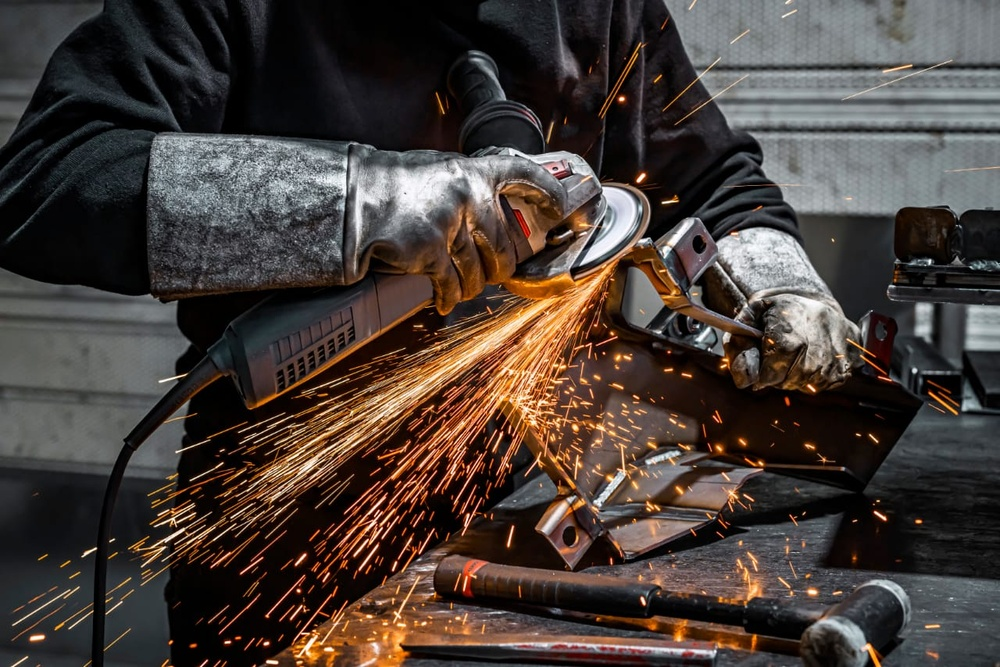
//> input picture photos/spark_test.jpeg, 1000 x 667 px, shrunk from 1280 x 854 before the run
$ ./cpp_glass_to_glass_profiler ../photos/spark_test.jpeg   (built with g++ and OpenCV 4)
//> lines starting //> are read from the running program, lines starting //| are printed output that depends on the picture
//> further down, img is the input picture: 667 rows x 1000 cols, CV_8UC3; mean B, G, R 56.4, 61.5, 71.6
#include <opencv2/opencv.hpp>
#include <iostream>
#include <vector>
#include <cmath>
#include <algorithm>

extern "C" {

/**
 * Extracts 14-element cumulative feature vector (v14):
 * [0..11]: 12D baseline features (Edge, Area, Depth, Crystal, Phase, Lightness, Darkness, Opacity, Contrast, Variance, Moment)
 * [12]   : Normalized Spatial Rotation Angle (normRotation)
 * [13]   : Chromatic Saturation Depth (saturationIndex)
 */
void extract14ElementFeatureVector(
    const unsigned char* imageData,
    int width,
    int height,
    int channels,
    float* outputVector
) {
//> called with width = 1000, height = 667, channels = 3
    if (!imageData || width <= 0 || height <= 0 || !outputVector) {
        return;
    }

    cv::Mat imagePatch(height, width, (channels == 3) ? CV_8UC3 : CV_8UC1, const_cast<unsigned char*>(imageData));
    cv::Mat gray;
    if (channels == 3) {
        cv::cvtColor(imagePatch, gray, cv::COLOR_BGR2GRAY);
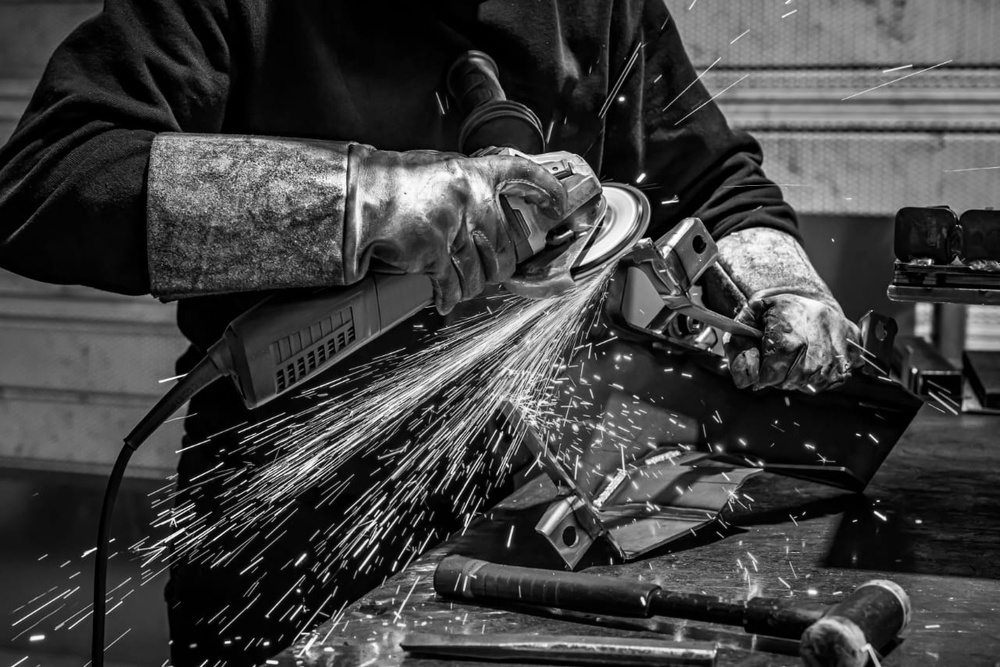
//> gray: 667 rows x 1000 cols, CV_8UC1; min 0, max 255, mean 63.9
    } else {
        gray = imagePatch;
    }

    // 1..12: Baseline vector extractions
    cv::Mat edges;
    cv::Canny(gray, edges, 50, 150);
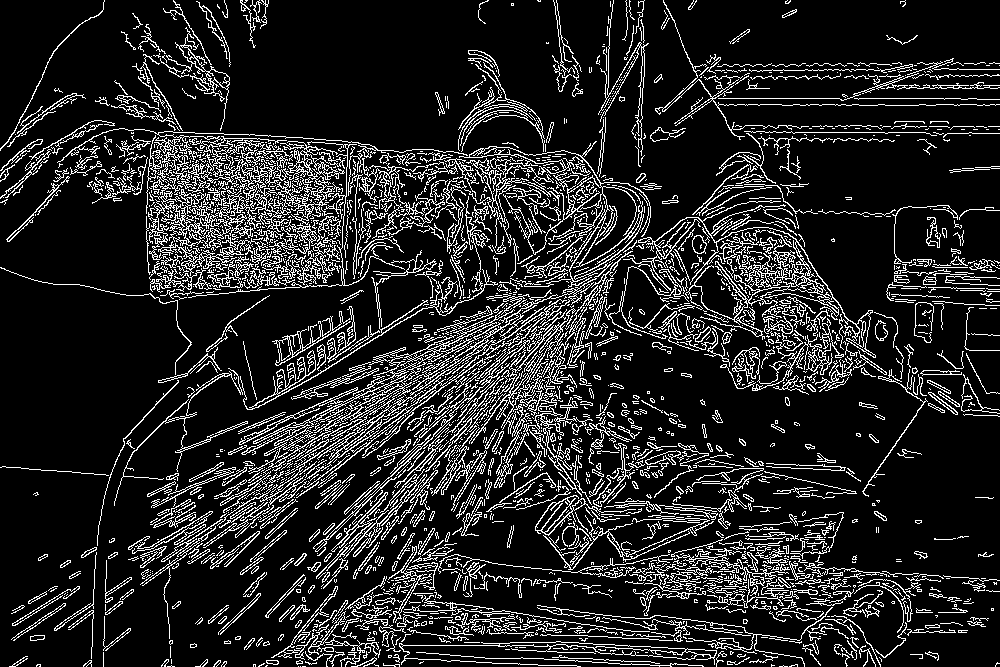
//> edges: 667 rows x 1000 cols, CV_8UC1; 14.5% white in thin lines or dots
    float edge1D = static_cast<float>(cv::countNonZero(edges)) / (width * height);
//> edge1D = 0.145

    cv::Scalar meanVal, stdDev;
    cv::meanStdDev(gray, meanVal, stdDev);
//> meanVal = Scalar(63.91); stdDev = Scalar(56.89)
    float lightness = static_cast<float>(meanVal[0]) / 255.0f;
//> lightness = 0.251
    float densityVariance = static_cast<float>(stdDev[0]) / 255.0f;
//> densityVariance = 0.223

    // Baseline calculations
    float area2D = edge1D * 1.2f;
//> area2D = 0.174
    float depth3D = lightness * 0.8f;
//> depth3D = 0.201
    float crystalPrimary = lightness * 0.95f;
//> crystalPrimary = 0.238
    float crystalSecondary = densityVariance * 0.5f;
//> crystalSecondary = 0.112
    float phasePeriodicity = 0.5f;
    float darkness = 1.0f - lightness;
//> darkness = 0.749
    float opacityIndex = lightness * (1.0f - densityVariance);
//> opacityIndex = 0.195
    float localContrast = densityVariance * 2.0f;
//> localContrast = 0.446
    float structuralMoment = lightness * densityVariance;
//> structuralMoment = 0.0559

    // 13. Spatial Rotation Angle (derived from central moments)
    cv::Moments m = cv::moments(gray, false);
//> m = moments, m00 42629458, centre m10/m00, m01/m00 = (549.4, 321)
    float rotationAngle = static_cast<float>(0.5 * std::atan2(2 * m.mu11, m.mu20 - m.mu02));
//> rotationAngle = -0.192
    float normRotation = (rotationAngle + static_cast<float>(M_PI) / 2.0f) / static_cast<float>(M_PI);
//> normRotation = 0.439

    // Safety guard against NaN or boundary overrun
    if (std::isnan(normRotation)) {
        normRotation = 0.5f;
    } else {
        normRotation = std::clamp(normRotation, 0.0f, 1.0f);
    }

    // 14. Chromatic Saturation Depth (HSV space conversion)
    float saturationIndex = 0.0f;
    if (channels == 3) {
        cv::Mat hsv;
        cv::cvtColor(imagePatch, hsv, cv::COLOR_BGR2HSV);
//> hsv: 667 rows x 1000 cols, CV_8UC3; mean H, S, V 62.9, 89.2, 74.8
        std::vector<cv::Mat> hsvPlanes;
        cv::split(hsv, hsvPlanes);
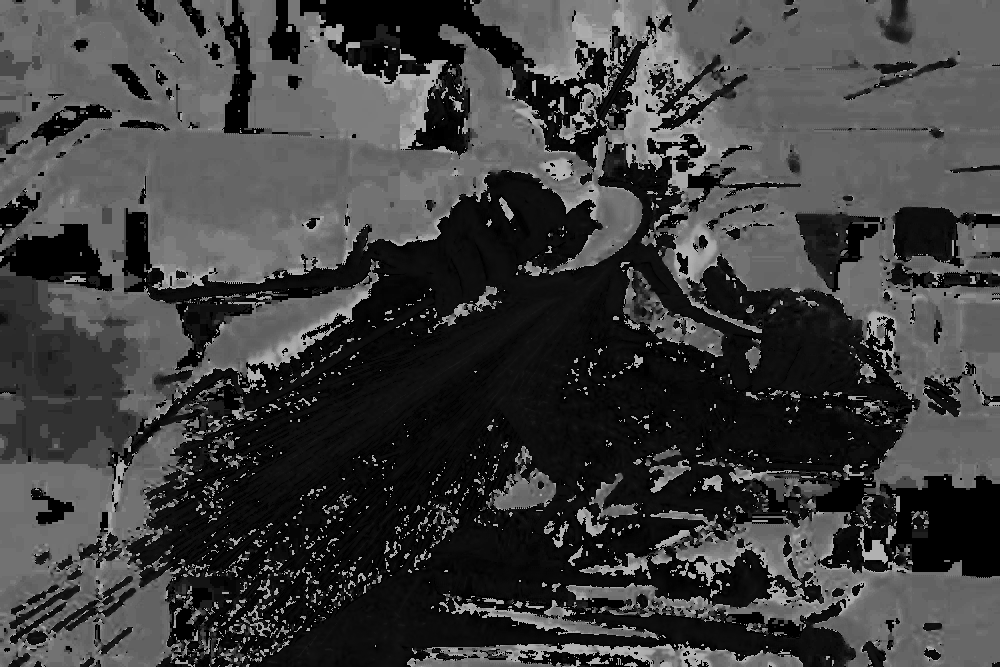
//> hsvPlanes[0]: 667 rows x 1000 cols, CV_8UC1; min 0, max 179, mean 62.9
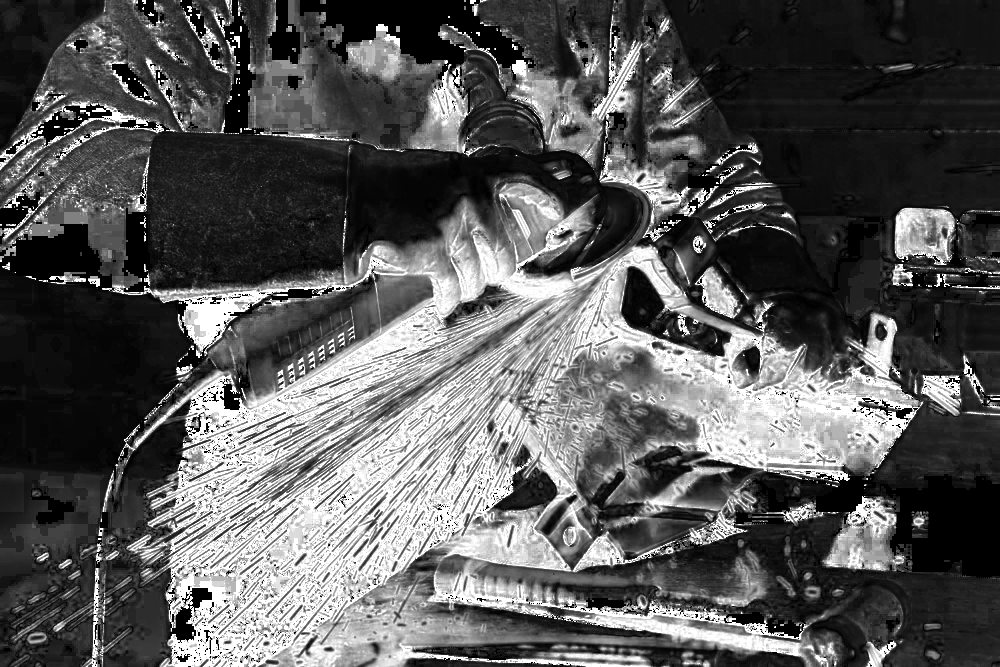
//> hsvPlanes[1]: 667 rows x 1000 cols, CV_8UC1; min 0, max 255, mean 89.2
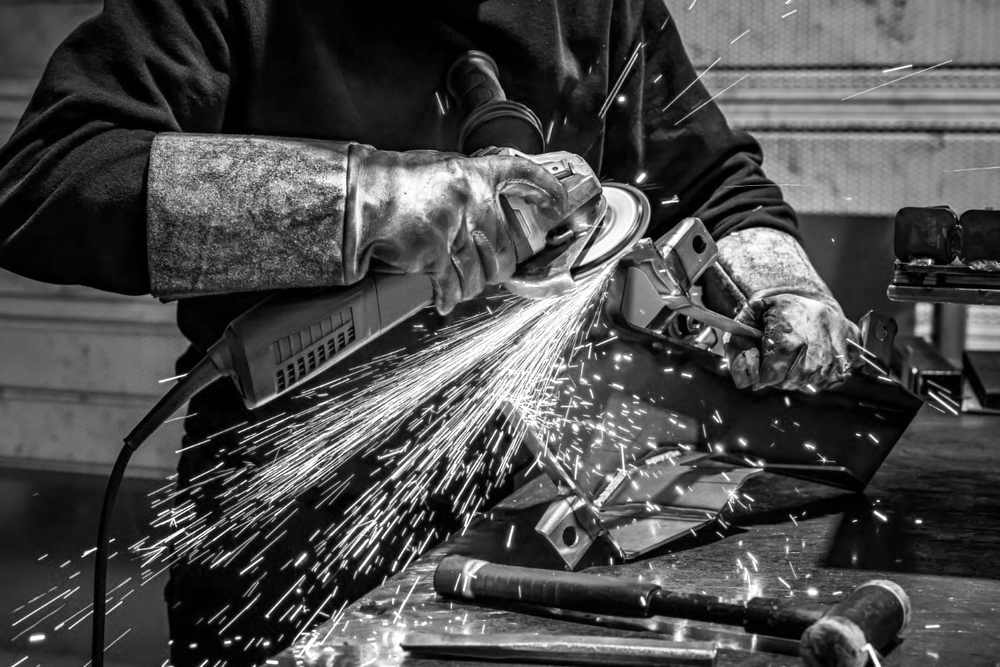
//> hsvPlanes[2]: 667 rows x 1000 cols, CV_8UC1; min 0, max 255, mean 74.8
        saturationIndex = static_cast<float>(cv::mean(hsvPlanes[1])[0]) / 255.0f;
//> saturationIndex = 0.35
    }
    saturationIndex = std::clamp(saturationIndex, 0.0f, 1.0f);

    // Populate output buffer
    outputVector[0]  = edge1D;
    outputVector[1]  = area2D;
    outputVector[2]  = depth3D;
    outputVector[3]  = crystalPrimary;
    outputVector[4]  = crystalSecondary;
    outputVector[5]  = phasePeriodicity;
    outputVector[6]  = lightness;
    outputVector[7]  = darkness;
    outputVector[8]  = opacityIndex;
    outputVector[9]  = localContrast;
    outputVector[10] = densityVariance;
    outputVector[11] = structuralMoment;
    outputVector[12] = normRotation;
    outputVector[13] = saturationIndex;
}

} // extern "C"

int main(int argc, char** argv) {
    if (argc < 2) {
        std::cerr << "Usage: " << argv[0] << " <image_path>\n";
        return 1;
    }

    cv::Mat img = cv::imread(argv[1]);
    if (img.empty()) {
        std::cerr << "Error: Could not load image " << argv[1] << "\n";
        return 1;
    }

    std::vector<float> features(14, 0.0f);
    extract14ElementFeatureVector(img.data, img.cols, img.rows, img.channels(), features.data());
//> features = [0.145, 0.174, 0.201, 0.238, 0.112, 0.5, 0.251, 0.749, 0.195, 0.446, 0.223, 0.0559, 0.439, 0.35]

    for (size_t i = 0; i < features.size(); ++i) {
        std::cout << features[i] << (i + 1 == features.size() ? "" : ",");
    }
//> this loop made 14 passes
//| 0.144995,0.173995,0.200509,0.238104,0.111545,0.5,0.250636,0.749364,
//> (output is shown up to pass 8 of 14)
    std::cout << std::endl;
    return 0;
}
